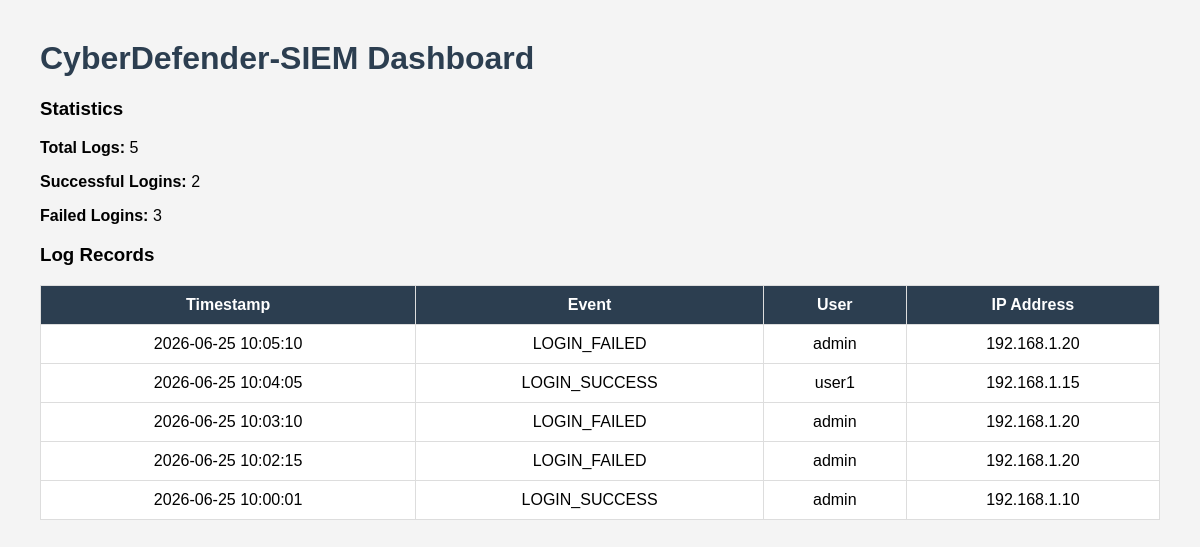
Before: / with the older database file.
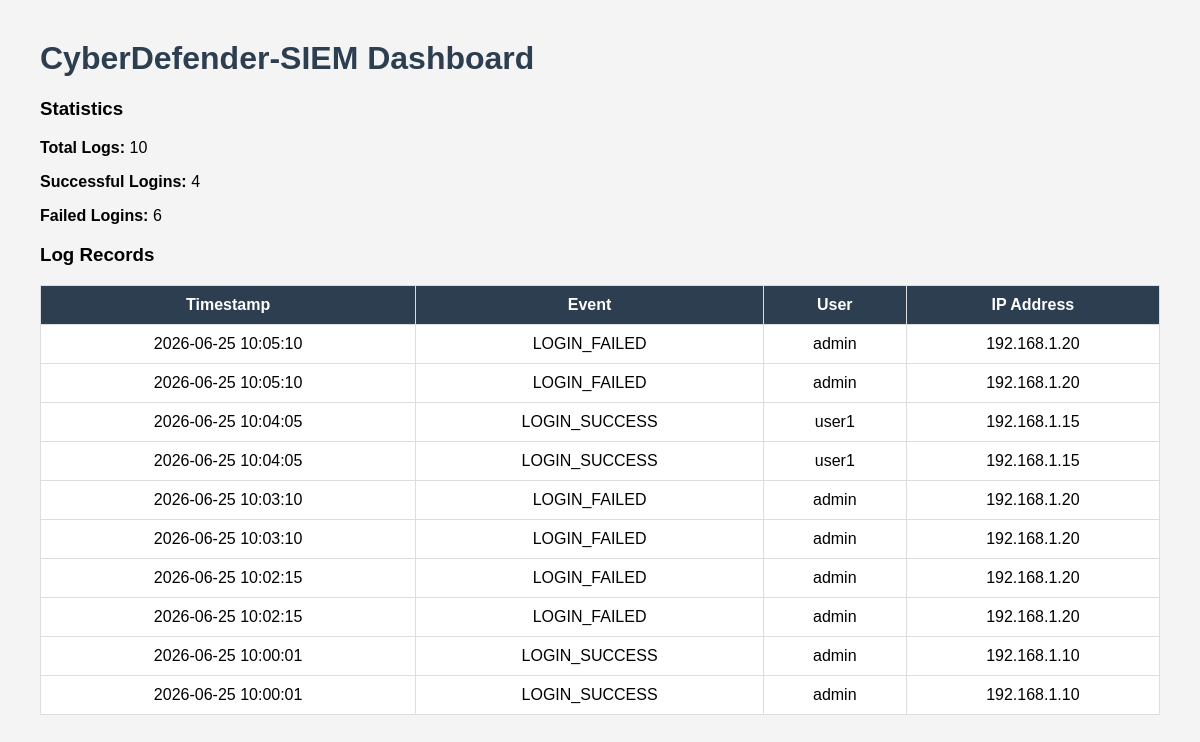
After: the same page with the newer database file.
### tables this page shows
CREATE TABLE logs(
    id INTEGER PRIMARY KEY AUTOINCREMENT,
    timestamp TEXT,
    event TEXT,
    user TEXT,
    ip TEXT
);

### src/web_dashboard.py (the view)
@app.route("/")
def dashboard():
    conn = sqlite3.connect(DATABASE)
    cursor = conn.cursor()
    cursor.execute("SELECT COUNT(*) FROM logs")
    total = cursor.fetchone()[0]
    cursor.execute("SELECT COUNT(*) FROM logs WHERE event='LOGIN_SUCCESS'")
    success = cursor.fetchone()[0]
    cursor.execute("SELECT COUNT(*) FROM logs WHERE event='LOGIN_FAILED'")
    failed = cursor.fetchone()[0]
    cursor.execute("""
        SELECT timestamp, event, user, ip
        FROM logs
        ORDER BY timestamp DESC
    """)
    logs = cursor.fetchall()
    conn.close()
    return render_template(
        "dashboard.html",
        total=total,
        success=success,
        failed=failed,
        logs=logs
    )

### templates/dashboard.html (shortened to what this page needs)
<!DOCTYPE html>
<html>
<head>
</head>
<body>
<h1>CyberDefender-SIEM Dashboard</h1>
<h3>Statistics</h3>
<p><b>Total Logs:</b> {{ total }}</p>
<p><b>Successful Logins:</b> {{ success }}</p>
<p><b>Failed Logins:</b> {{ failed }}</p>
<h3>Log Records</h3>
<table>
<tr>
<th>Timestamp</th>
<th>Event</th>
<th>User</th>
<th>IP Address</th>
</tr>
{% for log in logs %}
<tr>
<td>{{ log[0] }}</td>
<td>{{ log[1] }}</td>
<td>{{ log[2] }}</td>
<td>{{ log[3] }}</td>
</tr>
{% endfor %}
</table>
</body>
</html>

### templates/dashboard.html (style rules this page uses)
body { font-family:Arial; background:#f4f4f4; margin:40px; }
h1 { color:#2c3e50; }
table { width:100%; border-collapse:collapse; background:white; }
th,td { border:1px solid #ddd; padding:10px; text-align:center; }
th { background:#2c3e50; color:white; }

Changed rows visible on the page:
added logs: timestamp "2026-06-25 10:05:10", event "LOGIN_FAILED", user "admin", ip "192.168.1.20"
added logs: timestamp "2026-06-25 10:04:05", event "LOGIN_SUCCESS", user "user1", ip "192.168.1.15"
added logs: timestamp "2026-06-25 10:03:10", event "LOGIN_FAILED", user "admin", ip "192.168.1.20"
added logs: timestamp "2026-06-25 10:02:15", event "LOGIN_FAILED", user "admin", ip "192.168.1.20"
added logs: timestamp "2026-06-25 10:00:01", event "LOGIN_SUCCESS", user "admin", ip "192.168.1.10"
Other visible differences:
{{ total }}: "5" → "10"
{{ success }}: "2" → "4"
{{ failed }}: "3" → "6"
